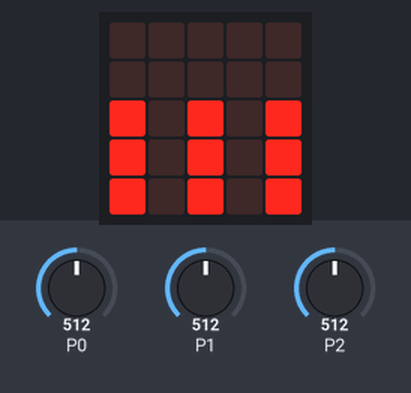
Recording of a program running on a simulated BBC micro:bit (MakeCode). On the bench: the board's 5×5 LED display. Inputs (shaded band) come from the test bench; at power-on: P0 = 512, P1 = 512, P2 = 512 (analog values on the 0–1023 scale).

Above: at 1.2 s.
1.3 s: P0 set to 716
At 2.0 s:
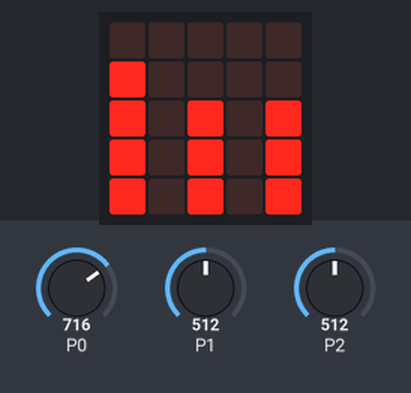
2.8 s: P1 set to 716
At 4.0 s:
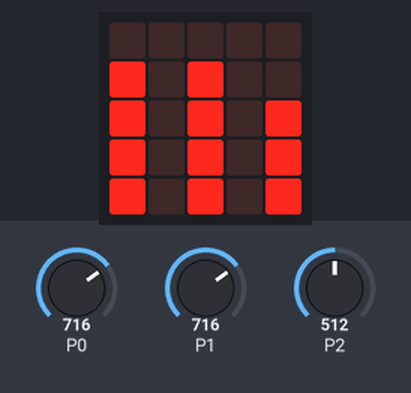
4.3 s: P2 set to 716
At 5.5 s:
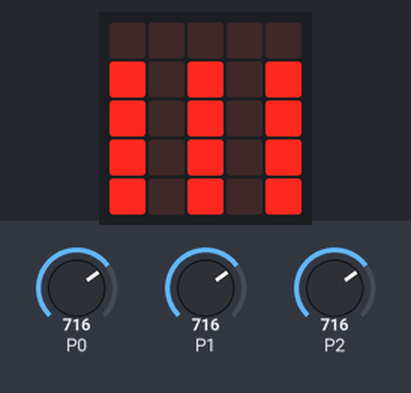
5.8 s: P0 set to 900
At 6.4 s:
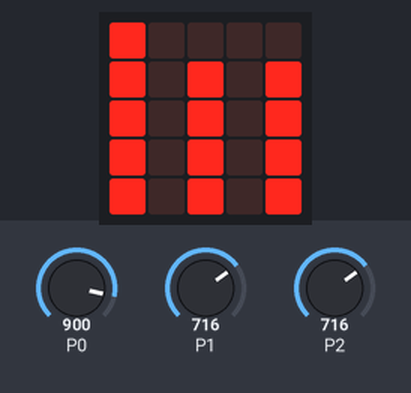
7.3 s: P1 set to 900
At 8.1 s:
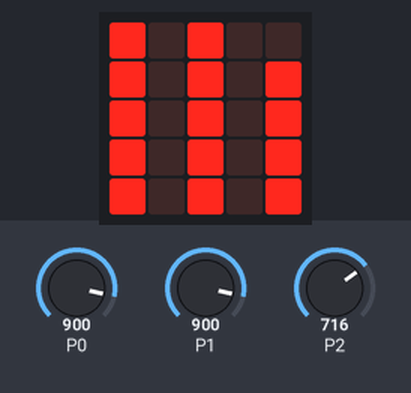
8.8 s: P2 set to 900
At 10.1 s:
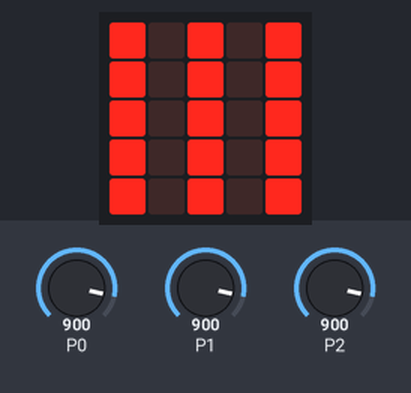
Timing chart, 0 to 11.3 s (numbered marks = the images above; inputs shaded):
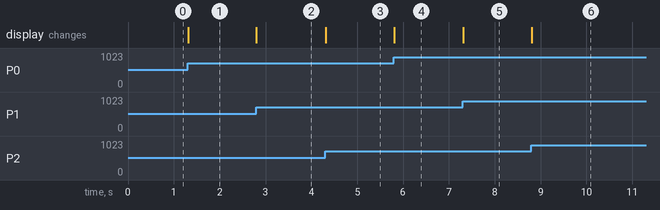

The program:

main.ts
```typescript
let Conductividad = 0
let PConduct = 0
let Acidez = 0
let PAcidez = 0
let Humedad = 0
let PHumedad = 0
basic.forever(function () {
    Conductividad = pins.analogReadPin(AnalogPin.P0)
    PConduct = pins.map(
    Conductividad,
    0,
    1023,
    0,
    5
    )
    if (PConduct == 0) {
        led.unplot(0, 0)
        led.unplot(0, 1)
        led.unplot(0, 2)
        led.unplot(0, 3)
        led.unplot(0, 4)
    } else {
        if (PConduct > 0 && PConduct <= 1) {
            led.unplot(0, 0)
            led.unplot(0, 1)
            led.unplot(0, 2)
            led.unplot(0, 3)
            led.plot(0, 4)
        } else {
            if (PConduct > 1 && PConduct <= 2) {
                led.unplot(0, 0)
                led.unplot(0, 1)
                led.unplot(0, 2)
                led.plot(0, 3)
                led.plot(0, 4)
            } else {
                if (PConduct > 2 && PConduct <= 3) {
                    led.unplot(0, 0)
                    led.unplot(0, 1)
                    led.plot(0, 2)
                    led.plot(0, 3)
                    led.plot(0, 4)
                } else {
                    if (PConduct > 3 && PConduct <= 4) {
                        led.unplot(0, 0)
                        led.plot(0, 1)
                        led.plot(0, 2)
                        led.plot(0, 3)
                        led.plot(0, 4)
                    } else {
                        if (PConduct > 4 && PConduct <= 5) {
                            led.plot(0, 0)
                            led.plot(0, 1)
                            led.plot(0, 2)
                            led.plot(0, 3)
                            led.plot(0, 4)
                        }
                    }
                }
            }
        }
    }
})
basic.forever(function () {
    Acidez = pins.analogReadPin(AnalogPin.P1)
    PAcidez = pins.map(
    Acidez,
    0,
    1023,
    0,
    5
    )
    if (PAcidez == 0) {
        led.unplot(2, 0)
        led.unplot(2, 1)
        led.unplot(2, 2)
        led.unplot(2, 3)
        led.unplot(2, 4)
    }
    if (PAcidez > 0 && PAcidez <= 1) {
        led.unplot(2, 0)
        led.unplot(2, 1)
        led.unplot(2, 2)
        led.unplot(2, 3)
        led.plot(2, 4)
    } else {
        if (PAcidez > 1 && PAcidez <= 2) {
            led.unplot(2, 0)
            led.unplot(2, 1)
            led.unplot(2, 2)
            led.plot(2, 3)
            led.plot(2, 4)
        } else {
            if (PAcidez > 2 && PAcidez <= 3) {
                led.unplot(2, 0)
                led.unplot(2, 1)
                led.plot(2, 2)
                led.plot(2, 3)
                led.plot(2, 4)
            } else {
                if (PAcidez > 3 && PAcidez <= 4) {
                    led.unplot(2, 0)
                    led.plot(2, 1)
                    led.plot(2, 2)
                    led.plot(2, 3)
                    led.plot(2, 4)
                } else {
                    if (PAcidez > 4 && PAcidez <= 5) {
                        led.plot(2, 0)
                        led.plot(2, 1)
                        led.plot(2, 2)
                        led.plot(2, 3)
                        led.plot(2, 4)
                    }
                }
            }
        }
    }
})
basic.forever(function () {
    Humedad = pins.analogReadPin(AnalogPin.P2)
    PHumedad = pins.map(
    Humedad,
    0,
    1023,
    0,
    5
    )
    if (PHumedad == 0) {
        led.unplot(4, 0)
        led.unplot(4, 1)
        led.unplot(4, 2)
        led.unplot(4, 3)
        led.unplot(4, 4)
    }
    if (PHumedad > 0 && PHumedad <= 1) {
        led.unplot(4, 0)
        led.unplot(4, 1)
        led.unplot(4, 2)
        led.unplot(4, 3)
        led.plot(4, 4)
    } else {
        if (PHumedad > 1 && PHumedad <= 2) {
            led.unplot(4, 0)
            led.unplot(4, 1)
            led.unplot(4, 2)
            led.plot(4, 3)
            led.plot(4, 4)
        } else {
            if (PHumedad > 2 && PHumedad <= 3) {
                led.unplot(4, 0)
                led.unplot(4, 1)
                led.plot(4, 2)
                led.plot(4, 3)
                led.plot(4, 4)
            } else {
                if (PHumedad > 3 && PHumedad <= 4) {
                    led.unplot(4, 0)
                    led.plot(4, 1)
                    led.plot(4, 2)
                    led.plot(4, 3)
                    led.plot(4, 4)
                } else {
                    if (PHumedad > 4 && PHumedad <= 5) {
                        led.plot(4, 0)
                        led.plot(4, 1)
                        led.plot(4, 2)
                        led.plot(4, 3)
                        led.plot(4, 4)
                    }
                }
            }
        }
    }
})
```

test.ts
```typescript
// aquí va el archivo "tests"; esto no se compilará cuando este paquete se utilice como una extensión.
```

Measured:
- after the input at 1.3 s, the display: changes at once (image 1)
- after the input at 2.8 s, the display: changes at once (image 2)
- after the input at 4.3 s, the display: changes at once (image 3)
- after the input at 5.8 s, the display: changes at once (image 4)
- after the input at 7.3 s, the display: changes at once (image 5)
- after the input at 8.8 s, the display: changes at once (image 6)
